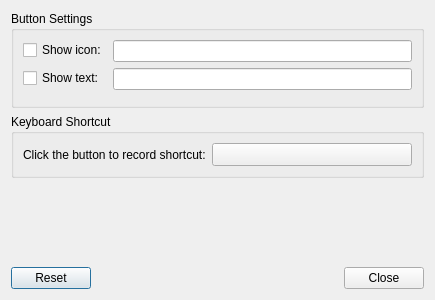
<?xml version="1.0" encoding="UTF-8"?>
<ui version="4.0">
 <class>ExampleConfiguration</class>
 <widget class="QDialog" name="ExampleConfiguration">
  <property name="geometry">
   <rect>
    <x>0</x>
    <y>0</y>
    <width>400</width>
    <height>300</height>
   </rect>
  </property>
  <property name="windowTitle">
   <string>Example settings</string>
  </property>
  <layout class="QVBoxLayout" name="verticalLayout">
   <item>
    <widget class="QGroupBox" name="groupBox">
     <property name="title">
      <string>Button Settings</string>
     </property>
     <layout class="QFormLayout" name="formLayout">
      <item row="0" column="0">
       <widget class="QCheckBox" name="iconCB">
        <property name="text">
         <string>Show icon:</string>
        </property>
       </widget>
      </item>
      <item row="0" column="1">
       <widget class="QLineEdit" name="iconLE"/>
      </item>
      <item row="1" column="0">
       <widget class="QCheckBox" name="textCB">
        <property name="text">
         <string>Show text:</string>
        </property>
       </widget>
      </item>
      <item row="1" column="1">
       <widget class="QLineEdit" name="textLE"/>
      </item>
      <item row="3" column="1">
       <layout class="QHBoxLayout" name="horizontalLayout"/>
      </item>
     </layout>
    </widget>
   </item>
   <item>
    <widget class="QGroupBox" name="groupBox_3">
     <property name="title">
      <string>Keyboard Shortcut</string>
     </property>
     <layout class="QGridLayout" name="gridLayout_3">
      <item row="0" column="0">
       <widget class="QLabel" name="label">
        <property name="text">
         <string>Click the button to record shortcut:</string>
        </property>
       </widget>
      </item>
      <item row="0" column="1">
       <widget class="ShortcutSelector" name="shortcutEd">
        <property name="minimumSize">
         <size>
          <width>200</width>
          <height>0</height>
         </size>
        </property>
        <property name="text">
         <string/>
        </property>
       </widget>
      </item>
     </layout>
    </widget>
   </item>
   <item>
    <spacer name="verticalSpacer">
     <property name="orientation">
      <enum>Qt::Vertical</enum>
     </property>
     <property name="sizeHint" stdset="0">
      <size>
       <width>20</width>
       <height>163</height>
      </size>
     </property>
    </spacer>
   </item>
   <item>
    <widget class="QDialogButtonBox" name="buttons">
     <property name="orientation">
      <enum>Qt::Horizontal</enum>
     </property>
     <property name="standardButtons">
      <set>QDialogButtonBox::Close|QDialogButtonBox::Reset</set>
     </property>
    </widget>
   </item>
  </layout>
 </widget>
 <customwidgets>
  <customwidget>
   <class>ShortcutSelector</class>
   <extends>QToolButton</extends>
   <header location="global">LXQtGlobalKeysUi/ShortcutSelector</header>
  </customwidget>
 </customwidgets>
 <resources/>
 <connections>
  <connection>
   <sender>iconCB</sender>
   <signal>toggled(bool)</signal>
   <receiver>iconLE</receiver>
   <slot>setEnabled(bool)</slot>
   <hints>
    <hint type="sourcelabel">
     <x>56</x>
     <y>36</y>
    </hint>
    <hint type="destinationlabel">
     <x>246</x>
     <y>40</y>
    </hint>
   </hints>
  </connection>
  <connection>
   <sender>textCB</sender>
   <signal>toggled(bool)</signal>
   <receiver>textLE</receiver>
   <slot>setEnabled(bool)</slot>
   <hints>
    <hint type="sourcelabel">
     <x>56</x>
     <y>68</y>
    </hint>
    <hint type="destinationlabel">
     <x>246</x>
     <y>72</y>
    </hint>
   </hints>
  </connection>
 </connections>
</ui>
